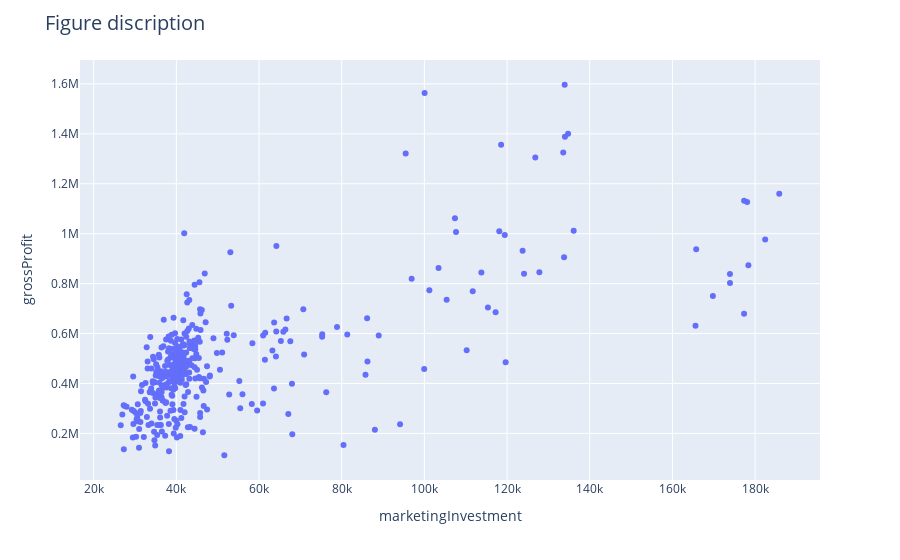

This figure's notebook cell:
### Code cell
group_data_sort = group_data.sort_values(by=['marketingInvestment'], ascending  = False)
fig7 = group_data_sort.plot.scatter(x = 'marketingInvestment', y = 'grossProfit')
fig7.update_layout(title_text="Figure discription", title_font=dict(size=20))
fig7.update_layout(uniformtext_minsize=16, uniformtext_mode='hide')
fig7.show()

### Figure 1 — Plotly figure (JSON) as saved in the notebook; plotly's stock layout.template omitted (floating-point values rounded to 4 significant figures; data arrays with more than 128 entries replaced by an {"elided": "..."} marker saying what was removed)
{"data": [{"hovertemplate": "marketingInvestment=%{x}<br>grossProfit=%{y}<extra></extra>", "legendgroup": "", "marker": {"color": "#636efa", "symbol": "circle"}, "mode": "markers", "name": "", "orientation": "v", "showlegend": false, "type": "scatter", "x": {"elided": "365 float values"}, "xaxis": "x", "y": {"elided": "365 float values"}, "yaxis": "y"}], "layout": {"legend": {"tracegroupgap": 0}, "margin": {"t": 60}, "title": {"font": {"size": 20}, "text": "Figure discription"}, "uniformtext": {"minsize": 16, "mode": "hide"}, "xaxis": {"anchor": "y", "domain": [0, 1], "title": {"text": "marketingInvestment"}}, "yaxis": {"anchor": "x", "domain": [0, 1], "title": {"text": "grossProfit"}}}}
